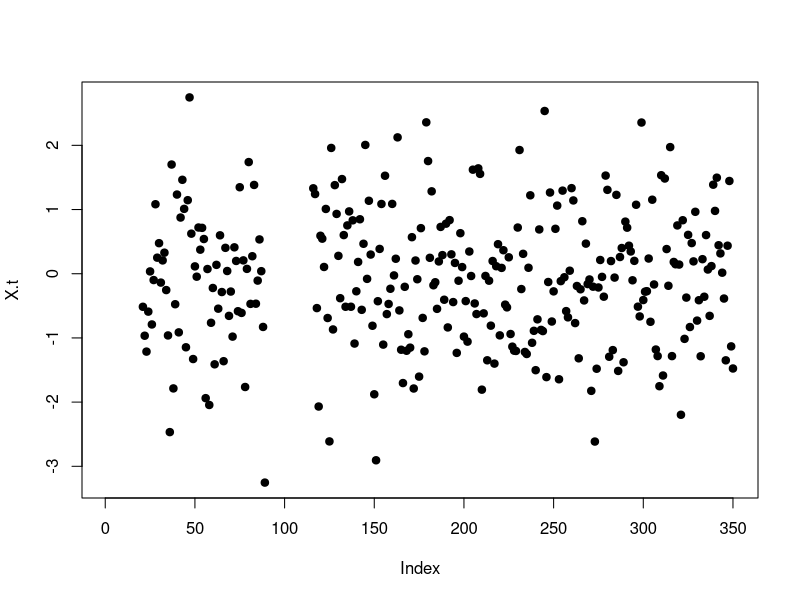

Write R code to recreate this figure.
###### Interpolation Error - Tara Fortier ####
library(openxlsx)
library(readr)

X20240426_Yb_Freq_Shifts <- read_delim("Code/Cait/20240426_Yb_Freq_Shifts.txt", 
                                              delim = "\t", escape_double = FALSE, 
                                              trim_ws = TRUE, skip = 7)


convertToDateTime(head(X20240426_Yb_Freq_Shifts$t_mjd), origin = "1858-11-17",tz="UTC")

X20240426_Yb_Freq_Shifts$t_mjd


N.long <- 300 + 50
X.t <- rnorm(N.long)
X.t[c(1:20, 90:115)] <- NA
plot(X.t, pch = 19)
